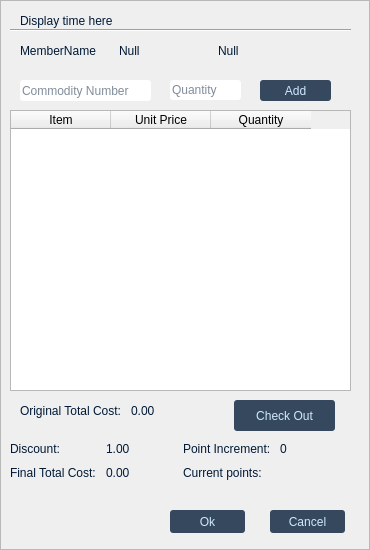
<?xml version="1.0" encoding="UTF-8"?>
<ui version="4.0">
 <class>checkOutDialog</class>
 <widget class="QDialog" name="checkOutDialog">
  <property name="geometry">
   <rect>
    <x>0</x>
    <y>0</y>
    <width>370</width>
    <height>550</height>
   </rect>
  </property>
  <property name="windowTitle">
   <string>Dialog</string>
  </property>
  <property name="styleSheet">
   <string notr="true">QPushButton{
	font: 13pt &quot;Arial Rounded MT Bold&quot;;
background-color:rgba(1,25,53,200);
color:rgba(208,233,255);
bordercolor:rgba(1,25,53,90);
border-radius:3px;
}
QLabel
{
font: 11pt &quot;Arial&quot;;
color:rgb(1, 25, 53);
}
QLineEdit
{
border-color:rgba(255,255,255,200);
font: 11pt &quot;Arial&quot;;
border-color:rgba(1,25,53,50);
           border-radius:3px;
         background-color:rgba(255,255,255);
      color:rgba(1,25,53);
}
QRadioButton
{
font: 11pt &quot;Arial Rounded MT Bold&quot;;
color:rgb(1, 25, 53);
}
QTableWidget
{
font: 11pt &quot;Arial&quot;;
color:rgb(1, 25, 53);
}
</string>
  </property>
  <widget class="QLabel" name="timeLabel">
   <property name="geometry">
    <rect>
     <x>20</x>
     <y>10</y>
     <width>331</width>
     <height>21</height>
    </rect>
   </property>
   <property name="text">
    <string>Display time here</string>
   </property>
  </widget>
  <widget class="Line" name="line">
   <property name="geometry">
    <rect>
     <x>10</x>
     <y>20</y>
     <width>341</width>
     <height>20</height>
    </rect>
   </property>
   <property name="orientation">
    <enum>Qt::Horizontal</enum>
   </property>
  </widget>
  <widget class="QWidget" name="gridLayoutWidget">
   <property name="geometry">
    <rect>
     <x>20</x>
     <y>40</y>
     <width>291</width>
     <height>21</height>
    </rect>
   </property>
   <layout class="QGridLayout" name="gridLayout">
    <item row="0" column="1">
     <widget class="QLabel" name="nameLabel">
      <property name="text">
       <string>Null</string>
      </property>
     </widget>
    </item>
    <item row="0" column="0">
     <widget class="QLabel" name="label_3">
      <property name="text">
       <string>MemberName</string>
      </property>
     </widget>
    </item>
    <item row="0" column="2">
     <widget class="QLabel" name="levelLabel">
      <property name="text">
       <string>Null</string>
      </property>
     </widget>
    </item>
   </layout>
  </widget>
  <widget class="QLineEdit" name="goodsNumberEdit">
   <property name="geometry">
    <rect>
     <x>20</x>
     <y>80</y>
     <width>131</width>
     <height>21</height>
    </rect>
   </property>
   <property name="placeholderText">
    <string>Commodity Number</string>
   </property>
  </widget>
  <widget class="QPushButton" name="addItemButton">
   <property name="geometry">
    <rect>
     <x>260</x>
     <y>80</y>
     <width>71</width>
     <height>21</height>
    </rect>
   </property>
   <property name="text">
    <string>Add</string>
   </property>
   <property name="shortcut">
    <string>Return</string>
   </property>
  </widget>
  <widget class="QTableWidget" name="tableWidget">
   <property name="geometry">
    <rect>
     <x>10</x>
     <y>110</y>
     <width>341</width>
     <height>281</height>
    </rect>
   </property>
   <property name="autoScroll">
    <bool>false</bool>
   </property>
   <attribute name="horizontalHeaderMinimumSectionSize">
    <number>20</number>
   </attribute>
   <attribute name="verticalHeaderDefaultSectionSize">
    <number>20</number>
   </attribute>
   <attribute name="verticalHeaderMinimumSectionSize">
    <number>20</number>
   </attribute>
   <attribute name="verticalHeaderShowSortIndicator" stdset="0">
    <bool>false</bool>
   </attribute>
   <attribute name="verticalHeaderStretchLastSection">
    <bool>false</bool>
   </attribute>
   <column>
    <property name="text">
     <string>Item</string>
    </property>
   </column>
   <column>
    <property name="text">
     <string>Unit Price</string>
    </property>
   </column>
   <column>
    <property name="text">
     <string>Quantity</string>
    </property>
   </column>
  </widget>
  <widget class="QWidget" name="gridLayoutWidget_2">
   <property name="geometry">
    <rect>
     <x>10</x>
     <y>440</y>
     <width>341</width>
     <height>42</height>
    </rect>
   </property>
   <layout class="QGridLayout" name="gridLayout_2">
    <item row="1" column="1">
     <widget class="QLabel" name="finalCostLabel">
      <property name="text">
       <string>0.00</string>
      </property>
     </widget>
    </item>
    <item row="0" column="0">
     <widget class="QLabel" name="label_8">
      <property name="layoutDirection">
       <enum>Qt::LeftToRight</enum>
      </property>
      <property name="text">
       <string>Discount: </string>
      </property>
     </widget>
    </item>
    <item row="1" column="3">
     <widget class="QLabel" name="currrentPointLabel">
      <property name="text">
       <string/>
      </property>
     </widget>
    </item>
    <item row="0" column="3">
     <widget class="QLabel" name="IncrementLabel">
      <property name="text">
       <string>0</string>
      </property>
     </widget>
    </item>
    <item row="1" column="0">
     <widget class="QLabel" name="label_9">
      <property name="text">
       <string>Final Total Cost: </string>
      </property>
     </widget>
    </item>
    <item row="1" column="2">
     <widget class="QLabel" name="label_2">
      <property name="text">
       <string>Current points:</string>
      </property>
     </widget>
    </item>
    <item row="0" column="2">
     <widget class="QLabel" name="label">
      <property name="text">
       <string>Point Increment: </string>
      </property>
     </widget>
    </item>
    <item row="0" column="1">
     <widget class="QLabel" name="finalDiscountlabel">
      <property name="text">
       <string>1.00</string>
      </property>
     </widget>
    </item>
   </layout>
  </widget>
  <widget class="QPushButton" name="pushButton">
   <property name="geometry">
    <rect>
     <x>234</x>
     <y>400</y>
     <width>101</width>
     <height>31</height>
    </rect>
   </property>
   <property name="text">
    <string>Check Out</string>
   </property>
  </widget>
  <widget class="QPushButton" name="pushButton_2">
   <property name="geometry">
    <rect>
     <x>170</x>
     <y>510</y>
     <width>75</width>
     <height>23</height>
    </rect>
   </property>
   <property name="text">
    <string>Ok</string>
   </property>
  </widget>
  <widget class="QPushButton" name="pushButton_3">
   <property name="geometry">
    <rect>
     <x>270</x>
     <y>510</y>
     <width>75</width>
     <height>23</height>
    </rect>
   </property>
   <property name="text">
    <string>Cancel</string>
   </property>
  </widget>
  <widget class="QLineEdit" name="quantityEdit">
   <property name="geometry">
    <rect>
     <x>170</x>
     <y>80</y>
     <width>71</width>
     <height>20</height>
    </rect>
   </property>
   <property name="placeholderText">
    <string>Quantity</string>
   </property>
  </widget>
  <widget class="QWidget" name="horizontalLayoutWidget">
   <property name="geometry">
    <rect>
     <x>20</x>
     <y>400</y>
     <width>184</width>
     <height>21</height>
    </rect>
   </property>
   <layout class="QHBoxLayout" name="horizontalLayout">
    <item>
     <widget class="QLabel" name="label_7">
      <property name="layoutDirection">
       <enum>Qt::LeftToRight</enum>
      </property>
      <property name="text">
       <string>Original Total Cost: </string>
      </property>
     </widget>
    </item>
    <item>
     <widget class="QLabel" name="displayTCostLabel">
      <property name="text">
       <string>0.00</string>
      </property>
     </widget>
    </item>
   </layout>
  </widget>
  <widget class="QFrame" name="frame">
   <property name="geometry">
    <rect>
     <x>0</x>
     <y>0</y>
     <width>370</width>
     <height>550</height>
    </rect>
   </property>
   <property name="frameShape">
    <enum>QFrame::StyledPanel</enum>
   </property>
   <property name="frameShadow">
    <enum>QFrame::Raised</enum>
   </property>
  </widget>
  <zorder>frame</zorder>
  <zorder>timeLabel</zorder>
  <zorder>line</zorder>
  <zorder>gridLayoutWidget</zorder>
  <zorder>goodsNumberEdit</zorder>
  <zorder>addItemButton</zorder>
  <zorder>tableWidget</zorder>
  <zorder>gridLayoutWidget_2</zorder>
  <zorder>pushButton</zorder>
  <zorder>pushButton_2</zorder>
  <zorder>pushButton_3</zorder>
  <zorder>quantityEdit</zorder>
  <zorder>horizontalLayoutWidget</zorder>
 </widget>
 <resources/>
 <connections/>
</ui>
